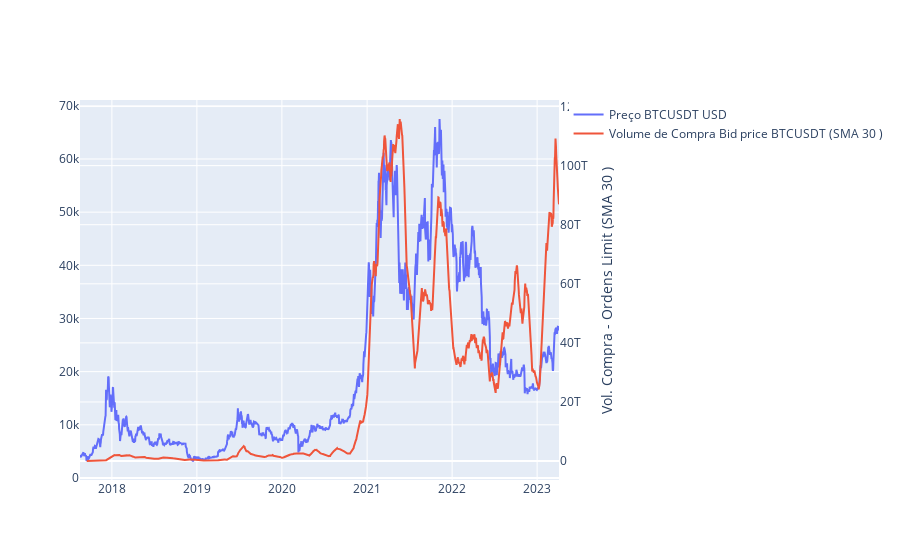

The notebook cell this image was saved under:
### Markdown cell above
## Relação preço  vs volume de compra  (USD)

### Code cell
fig = go.Figure()

# Adicionando dados ao gráfico
fig.add_trace(go.Scatter(x=data.index, y=data['Close'], name=f'Preço {symbol} USD'))
fig.add_trace(go.Scatter(x=data.index, y=data['sma_30_Quote'], name=f'Volume de Compra Bid price {symbol} (SMA 30 )', yaxis='y2'))

# Configurando o segundo eixo y
fig.update_layout(yaxis2=dict(title='Vol. Compra - Ordens Limit (SMA 30 )', overlaying='y', side='right'))

# Mostrando o gráfico
fig.show()

### Figure 1 — Plotly figure (JSON) as saved in the notebook; plotly's stock layout.template omitted (floating-point values rounded to 4 significant figures; data arrays with more than 128 entries replaced by an {"elided": "..."} marker saying what was removed)
{"data": [{"name": "Preço BTCUSDT USD", "type": "scatter", "x": {"elided": "2058 str values"}, "y": {"elided": "2058 float values"}}, {"name": "Volume de Compra Bid price BTCUSDT (SMA 30 )", "type": "scatter", "x": {"elided": "2058 str values"}, "y": {"elided": "2058 float values"}, "yaxis": "y2"}], "layout": {"yaxis2": {"overlaying": "y", "side": "right", "title": {"text": "Vol. Compra - Ordens Limit (SMA 30 )"}}}}
